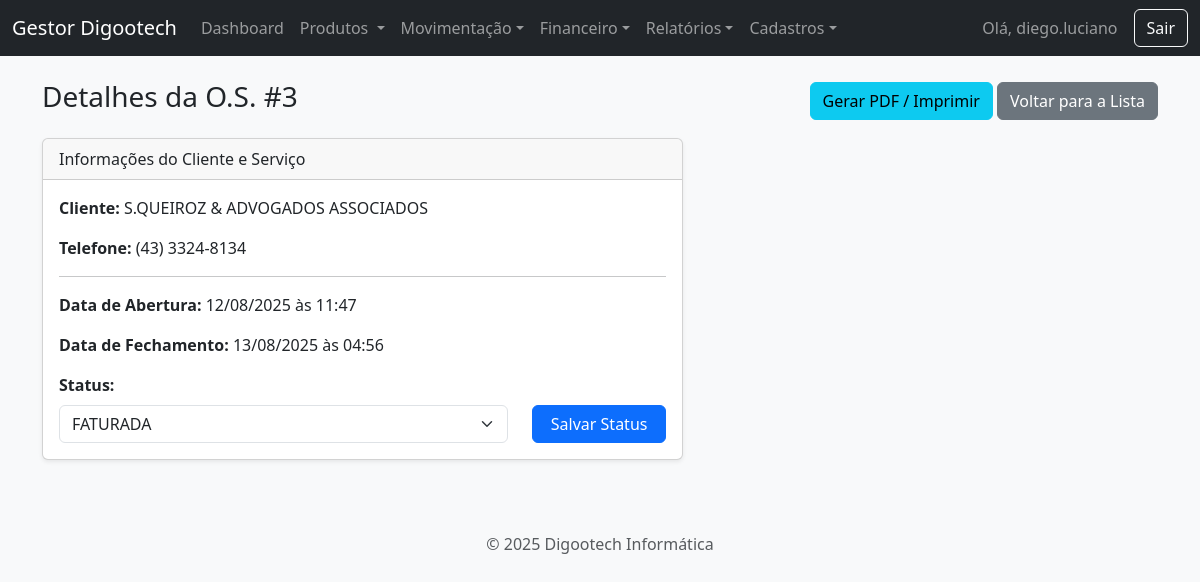
Page /os/3 (signed in) on the committed database.
### app.py (models this page shows, shortened)
class User(UserMixin, db.Model):
    id = db.Column(db.Integer, primary_key=True)
    username = db.Column(db.String(80), unique=True, nullable=False)
    password_hash = db.Column(db.String(200), nullable=False)

class OrdemServico(db.Model):
    id = db.Column(db.Integer, primary_key=True)
    problema = db.Column(db.Text, nullable=False)
    status_id = db.Column(db.Integer, db.ForeignKey('status_os.id'))
    status = db.relationship('StatusOS', backref='ordens_servico')
    data_criacao = db.Column(db.DateTime, default=datetime.datetime.utcnow)
    data_fechamento = db.Column(db.DateTime, nullable=True)
    cliente_id = db.Column(db.Integer, db.ForeignKey('cliente.id'), nullable=False)
    valor_servicos = db.Column(db.Float, default=0.0)
    pecas = db.relationship('Peca', backref='ordem_servico', lazy=True, cascade="all, delete-orphan")

class Cliente(db.Model):
    id = db.Column(db.Integer, primary_key=True)
    tipo_pessoa = db.Column(db.String(10), nullable=False, default='FISICA')
    nome = db.Column(db.String(100), unique=True)
    cpf = db.Column(db.String(14), unique=True)
    razao_social = db.Column(db.String(150), unique=True)
    cnpj = db.Column(db.String(18), unique=True)
    inscricao_estadual = db.Column(db.String(20))
    email = db.Column(db.String(100))
    telefone = db.Column(db.String(11))
    cep = db.Column(db.String(9))
    rua = db.Column(db.String(150))
    numero = db.Column(db.String(20))
    bairro = db.Column(db.String(100))
    cidade = db.Column(db.String(100))
    uf = db.Column(db.String(2))
    ordens = db.relationship('OrdemServico', backref='cliente', lazy=True)
    @property
    def nome_exibicao(self): return self.nome if self.tipo_pessoa == 'FISICA' else self.razao_social
    @property
    def telefone_formatado(self):
        if not self.telefone: return ""
        n = len(self.telefone)
        if n == 11: return f"({self.telefone[:2]}) {self.telefone[2:7]}-{self.telefone[7:]}"
        if n == 10: return f"({self.telefone[:2]}) {self.telefone[2:6]}-{self.telefone[6:]}"
        return self.telefone

class StatusOS(db.Model):
    id = db.Column(db.Integer, primary_key=True)
    nome = db.Column(db.String(50), nullable=False, unique=True)
    cor = db.Column(db.String(20), default='secondary')

### app.py (the view, shortened to what this page needs)
@app.route('/os/<int:id>', methods=['GET', 'POST'])
@login_required
def detalhe_os(id):
    os = OrdemServico.query.get_or_404(id)
    produtos = Produto.query.order_by(Produto.descricao).all()
    status_disponiveis = StatusOS.query.all()
    return render_template('detalhe_os.html', os=os, produtos=produtos, status_disponiveis=status_disponiveis)

### app.py (called while the page is built)
@login_manager.user_loader
def load_user(user_id):
    return db.session.get(User, int(user_id))

### templates/detalhe_os.html (shortened to what this page needs)
{% extends 'base.html' %}
{% block content %}
<div class="d-flex justify-content-between align-items-center mb-3">
    <h1 class="h3">Detalhes da O.S. #{{ os.id }}</h1>
    <div>
        <a href="{{ url_for('gerar_os_pdf', id=os.id) }}" class="btn btn-info" target="_blank">Gerar PDF / Imprimir</a>
        <a href="{{ url_for('listar_ordens') }}" class="btn btn-secondary">Voltar para a Lista</a>
    </div>
</div>
<div class="row">
    <div class="col-md-7">
        <div class="card shadow-sm mb-4">
            <div class="card-header">Informações do Cliente e Serviço</div>
            <div class="card-body">
                <p><strong>Cliente:</strong> {{ os.cliente.nome_exibicao }}</p>
                <p><strong>Telefone:</strong> {{ os.cliente.telefone_formatado }}</p>
                <hr>
                <p><strong>Data de Abertura:</strong> {{ os.data_criacao.strftime('%d/%m/%Y às %H:%M') }}</p>
                {% if os.data_fechamento %}<p><strong>Data de Fechamento:</strong> {{ os.data_fechamento.strftime('%d/%m/%Y às %H:%M') }}</p>{% endif %}
                <form action="{{ url_for('atualizar_status_os', os_id=os.id) }}" method="POST" class="row align-items-end">
                    <div class="col-9">
                        <label for="status_id" class="form-label"><strong>Status:</strong></label>
                        <select name="status_id" id="status_id" class="form-select">
                            {% for status in status_disponiveis %}
                                <option value="{{ status.id }}" {% if os.status_id == status.id %}selected{% endif %}>
                                    {{ status.nome }}
                                </option>
                            {% endfor %}
                        </select>
                    </div>
                    <div class="col-3">
                        <button type="submit" class="btn btn-primary w-100">Salvar Status</button>
                    </div>
                </form>
            </div>
        </div>
        </div>
    <div class="col-md-5">
        </div>
</div>
{% endblock %}

### templates/base.html (shortened to what this page needs)
<!DOCTYPE html>
<html lang="pt-br">
<head>
    <link href="{{ url_for('static', filename='css/bootstrap.min.css') }}" rel="stylesheet">
    <link href="https://cdn.jsdelivr.net/npm/select2@4.1.0-rc.0/dist/css/select2.min.css" rel="stylesheet" />
    <link rel="stylesheet" href="https://cdn.jsdelivr.net/npm/select2-bootstrap-5-theme@1.3.0/dist/select2-bootstrap-5-theme.min.css" />
    <link rel="stylesheet" href="{{ url_for('static', filename='style.css') }}">
</head>
<body class="bg-light {{ body_class or '' }}">
    <nav class="navbar navbar-expand-lg navbar-dark bg-dark">
        <div class="container-fluid">
            <a class="navbar-brand" href="{{ url_for('dashboard') }}">Gestor Digootech</a>
            {% if current_user.is_authenticated %}
            <div class="collapse navbar-collapse" id="navbarNav">
                <ul class="navbar-nav me-auto mb-2 mb-lg-0">
                    <li class="nav-item"><a class="nav-link" href="{{ url_for('dashboard') }}">Dashboard</a></li>
                    <li class="nav-item dropdown">
                        <a class="nav-link dropdown-toggle" href="#" role="button" data-bs-toggle="dropdown" aria-expanded="false">
                            Produtos
                        </a>
                    </li>
                    <li class="nav-item dropdown">
                        <a class="nav-link dropdown-toggle" href="#" role="button" data-bs-toggle="dropdown">Movimentação</a>
                    </li>
                     <li class="nav-item dropdown">
                        <a class="nav-link dropdown-toggle" href="#" role="button" data-bs-toggle="dropdown">Financeiro</a>
                    </li>
                    <li class="nav-item dropdown">
                        <a class="nav-link dropdown-toggle" href="#" role="button" data-bs-toggle="dropdown">Relatórios</a>
                    </li>
                    <li class="nav-item dropdown">
                        <a class="nav-link dropdown-toggle" href="#" role="button" data-bs-toggle="dropdown">Cadastros</a>
                    </li>
                </ul>
                <span class="navbar-text me-3">Olá, {{ current_user.username }}</span>
                <a href="{{ url_for('logout') }}" class="btn btn-outline-light">Sair</a>
            </div>
            {% endif %}
        </div>
    </nav>
    <main class="container mt-4">
        {% block content %}{% endblock %}
    </main>
    <footer class="text-center text-muted mt-5 mb-3">
    <p>&copy; 2025 Digootech Informática</p>
    </footer>
</body>
</html>

### rows in the picture
User: username "diego.luciano"
OrdemServico: id "3", data_criacao "12/08/2025 às 11:47", data_fechamento "13/08/2025 às 04:56", status_id "FATURADA"
Cliente: cliente.nome_exibicao "S.QUEIROZ & ADVOGADOS ASSOCIADOS", cliente.telefone_formatado "(43) 3324-8134"
